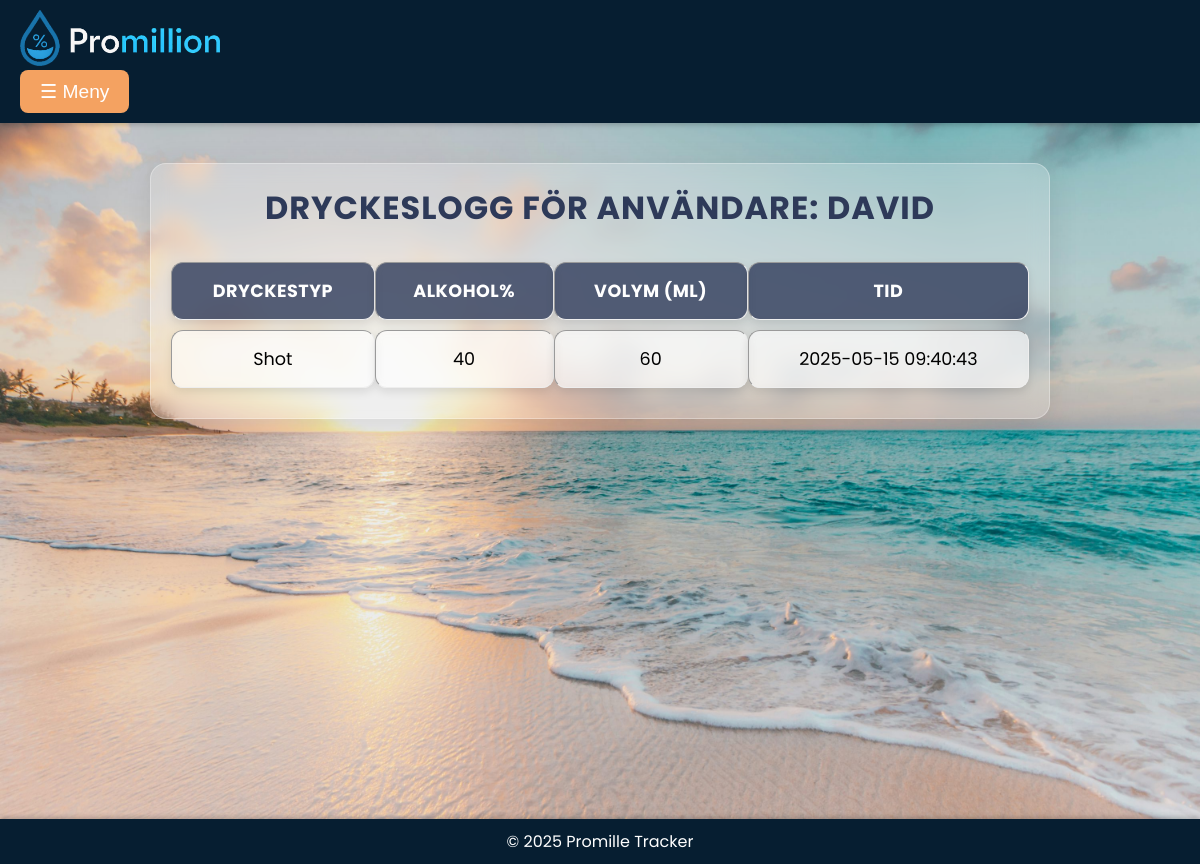
The app's page /view_drinks.php?userid=16 (signed in) with its own data.
### tables this page shows
CREATE TABLE `tbluser` (
  `id` int(11) NOT NULL,
  `namn` varchar(100) NOT NULL,
  `password` varchar(255) NOT NULL,
  `weight` float NOT NULL,
  `height` float NOT NULL,
  `alkoholvolym` float NOT NULL,
  `userlevel` tinyint(11) NOT NULL DEFAULT 10,
  `team` varchar(20) NOT NULL
);

CREATE TABLE `tbldrinklog` (
  `drinkid` int(11) NOT NULL,
  `userid` int(11) NOT NULL,
  `drinktype` varchar(50) NOT NULL,
  `alcoholpercent` float NOT NULL,
  `volume_ml` float NOT NULL,
  `drinktimestamp` timestamp NOT NULL DEFAULT current_timestamp()
);

### view_drinks.php (the view, shortened to what this page needs)
<?php
$conn = getDBConnection();
$userid_to_view = isset($_GET['userid']) ? (int)$_GET['userid'] : $_SESSION['userid'];
$name_sql = "SELECT namn FROM tbluser WHERE id = ?";
$name_stmt = $conn->prepare($name_sql);
$name_stmt->bind_param("i", $userid_to_view);
$name_stmt->execute();
$name_result = $name_stmt->get_result();
$user_name = ($name_result->num_rows > 0) ? $name_result->fetch_assoc()['namn'] : "Okänd";
$sql = "SELECT drinktype, alcoholpercent, volume_ml, drinktimestamp
        FROM tbldrinklog
        WHERE userid = ?
        ORDER BY drinktimestamp DESC";
$stmt = $conn->prepare($sql);
$stmt->bind_param("i", $userid_to_view);
$stmt->execute();
$result = $stmt->get_result();
?>
<!DOCTYPE html>
<html lang="sv">
<head>
    <link rel="stylesheet" href="style.css">
</head>
<body>
    <header>
        <div class="header-content">
            <img src="bilder/logotyp.png" alt="Logotyp">
            <div class="dropdown">
                <button class="menu-toggle" onclick="toggleDropdown()">☰ Meny</button>
            </div>
        </div>
    </header>
    <main>
        <div class="view-drinks">
            <h2>Dryckeslogg för användare: <strong><?php echo htmlspecialchars($user_name); ?></strong></h2>
            <?php if ($result->num_rows > 0): ?>
                <table border="1">
                    <thead>
                        <tr>
                            <th>Dryckestyp</th>
                            <th>Alkohol%</th>
                            <th>Volym (ml)</th>
                            <th>Tid</th>
                        </tr>
                    </thead>
                    <tbody>
                        <?php while ($row = $result->fetch_assoc()): ?>
                            <tr>
                                <td><?php echo htmlspecialchars($row['drinktype']); ?></td>
                                <td><?php echo htmlspecialchars($row['alcoholpercent']); ?></td>
                                <td><?php echo htmlspecialchars($row['volume_ml']); ?></td>
                                <td><?php echo htmlspecialchars($row['drinktimestamp']); ?></td>
                            </tr>
                        <?php endwhile; ?>
                    </tbody>
                </table>
            <?php else: ?>
                <p>Inga drycker hittades för denna användare.</p>
            <?php endif; ?>
        </div>
    </main>
    <footer>
        <p>&copy; 2025 Promille Tracker</p>
    </footer>
</body>
</html>

### style.css (style rules this page uses)
* { margin:0; padding:0; box-sizing: border-box; }
body { font-family: Arial, sans-serif; margin: 0; padding: 0; background-color: #f9f9f9; }
header img { width: 200px; height: auto; margin-right: 20px; filter: hue-rotate(20deg); }
header { background-color: #061e31; color: white; display: flex; justify-content: space-between; align-items: center; padding: 15px 20px; width: 100%; box-shadow: 0 2px 5px rgba(0, 0, 0, 0.2); height: auto; position: relative; }
main { min-height: 87vh; background-image: url(bilder/background.jfif); background-size: cover; background-position: center; background-repeat: no-repeat; padding: 20px; padding-bottom: 60px; }
.view-drinks { max-width: 900px; margin: 20px auto; padding: 20px; background: rgba(255, 255, 255, 0.2); border-radius: 16px; box-shadow: 0 4px 30px rgba(0, 0, 0, 0.1); backdrop-filter: blur(10px); -webkit-backdrop-filter: blur(10px); border: 1px solid rgba(255, 255, 255, 0.3); font-family: 'Poppins', sans-serif; }
.view-drinks h2 { text-align: center; color: #2E3A59; font-size: 2rem; margin-bottom: 20px; text-transform: uppercase; letter-spacing: 1px; }
.view-drinks table { width: 100%; border-collapse: separate; border-spacing: 0 10px; margin-top: 20px; font-size: 1.1rem; border:none; }
.view-drinks table th, .view-drinks table td { padding: 15px; text-align: center; background-color: rgba(255, 255, 255, 0.6); border-radius: 12px; box-shadow: 0 4px 10px rgba(0, 0, 0, 0.1); backdrop-filter: blur(5px); }
.view-drinks table th { background-color: rgba(46, 58, 89, 0.8); color: #ffffff; font-weight: bold; text-transform: uppercase; letter-spacing: 0.5px; }
header { background-color: #061e31; color: white; padding: 10px 20px; display: flex; justify-content: space-between; align-items: center; box-shadow: 0 2px 5px rgba(0, 0, 0, 0.2); }
header img { width: 200px; height: auto; }
.dropdown { position: relative; }
.menu-toggle { background-color: #f4a261; color: white; border: none; padding: 10px 20px; font-size: 1.2rem; cursor: pointer; border-radius: 8px; transition: background-color 0.3s ease; }
footer { background-color: #061e31; font-family: poppins, sans-serif; color: white; text-align: center; padding: 10px 0; position: relative; width: 100%; box-shadow: 0 -2px 5px rgba(0, 0, 0, 0.2); }

### records on screen
tbluser: namn "DAVID"
tbldrinklog: drinktype "Shot", alcoholpercent "40", volume_ml "60", drinktimestamp "2025-05-15 09:40:43"
